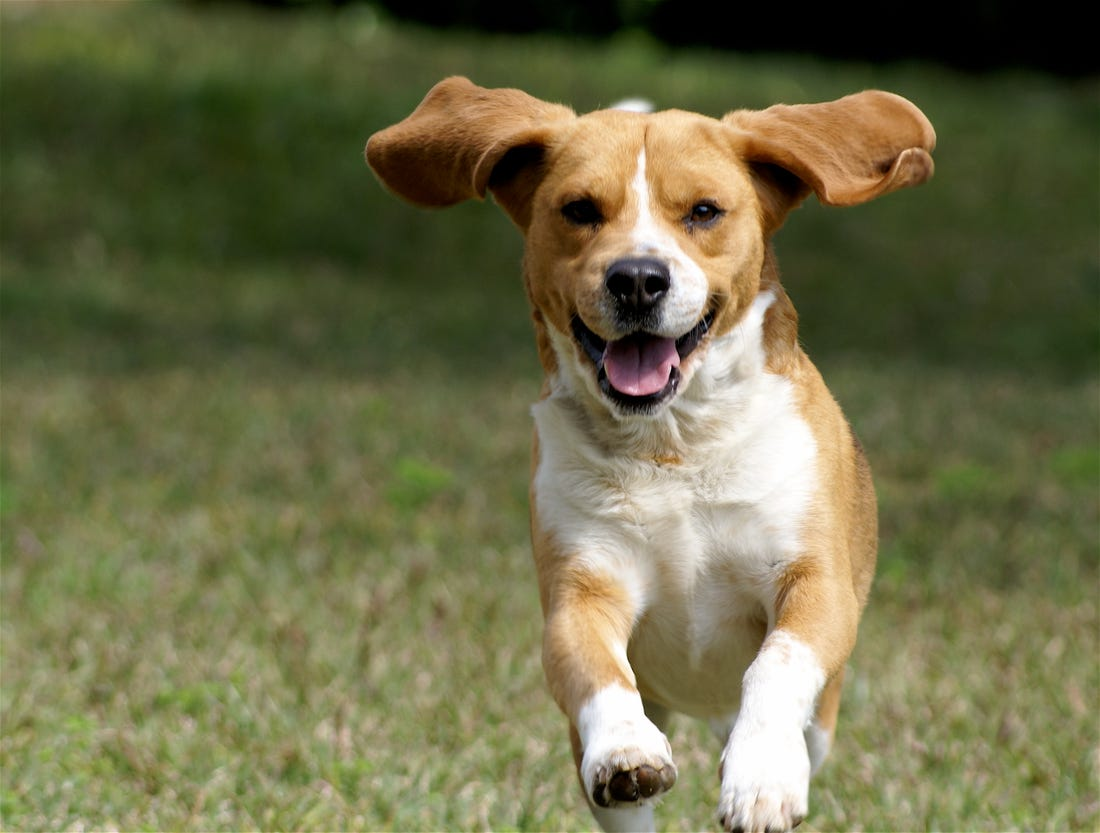
#> input picture data/dog.jpeg, 1100 x 833 px, given in place of the camera
$ jupyter execute --allow-errors '[Participant] digit_recognizer.ipynb'   (text cells are left out)
#> lines starting #> are read from the running program, lines starting #| are printed output that depends on the picture; after the words box and inside, x2 and y2 are one past the last pixel; in counts of white or black regions, pixels touching at a corner belong together
[cell 1]
# NumPy - math library for handling matrices and arrays
import numpy as np

# MNIST dataset containing over 60 000 training and 10 000 test examples
from keras.datasets import mnist

# OpenCV - Opensource Computer Vision library
import cv2 as cv

# Matplotlib's PyPlot - visualization library
import matplotlib.pyplot as plt

# Pandas - Data Analysis library
import pandas as pd

#  Keras is Tensorflow's high level API for Deep Learning
from keras.models import Sequential
from keras.layers import Conv2D
from keras.layers import MaxPool2D
from keras.layers import Dense
from keras.layers import Activation
from keras.layers import Flatten
from keras.utils import to_categorical

#> (a cell that did not finish here is left out)

[cell 3]
def visualize_distribution(data):
    df = pd.DataFrame.from_records([data])
    df = df.T
    df.rename(columns = {0: 'target'}, inplace=True)
    count = df['target'].value_counts().sort_index()
    count.plot.bar(color=plt.cm.Paired(np.arange(len(count))))

#> (a cell that did not finish here is left out)

#> (a cell that did not finish here is left out)

#> (a cell that did not finish here is left out)

#> (a cell that did not finish here is left out)

#> (a cell that did not finish here is left out)

#> (a cell that did not finish here is left out)

#> (a cell that did not finish here is left out)

#> (a cell that did not finish here is left out)

#> (a cell that did not finish here is left out)

#> (a cell that did not finish here is left out)

#> (a cell that did not finish here is left out)

#> (a cell that did not finish here is left out)

#> (a cell that did not finish here is left out)

#> (a cell that did not finish here is left out)

#> (a cell that did not finish here is left out)

#> (a cell that did not finish here is left out)

[cell 20]
'''
history = model.fit(
    x_train,
    y_train,
    epochs=10,
    batch_size=32,
    verbose=1
)

# Visualize accuracy and loss during training
plt.plot(history.history['accuracy'])
plt.plot(history.history['loss'])
plt.title('model accuracy')
plt.ylabel('accuracy')
plt.xlabel('epoch')
plt.legend(['training', 'loss'], loc='best')
plt.show()
'''

#> (a cell that did not finish here is left out)

[cell 22]
#model.load_weights('models/simple_fnn_30_epochs.h5')

#> (a cell that did not finish here is left out)

[cell 24]
# MNIST PREPROCESSING
# Inspired by Ole Kröger (https://bit.ly/3jPiBMY)
import math
from scipy import ndimage


def get_best_shift(img):
    center_y , center_x = ndimage.measurements.center_of_mass(img)

    rows, cols = img.shape
    shift_y = np.round(rows//2 - center_y)
    shift_x = np.round(cols//2 - center_x)

    return shift_x, shift_y


def shift(img, sx, sy):
    rows,cols = img.shape
    M = np.float32([[1,0,sx],[0,1,sy]])
    shifted = cv.warpAffine(img,M,(cols,rows))
    return shifted


def mnist_preprocessing(image, dim=28, box=20):
    resized_image = cv.resize(image, dsize=(dim, dim), interpolation=cv.INTER_LINEAR)
    gray = np.asarray(cv.cvtColor(resized_image, cv.COLOR_BGR2GRAY))
    gray = 255 - gray
    gray = cv.resize(gray, (dim, dim))
    _, thresh = cv.threshold(gray, 128, 255, cv.THRESH_BINARY + cv.THRESH_OTSU)


    while np.sum(gray[0]) == 0:
        gray = gray[1:]

    while np.sum(gray[:,0]) == 0:
        gray = np.delete(gray, 0, 1)

    while np.sum(gray[-1]) == 0:
        gray = gray[:-1]

    while np.sum(gray[:,-1]) == 0:
        gray = np.delete(gray, -1, 1)

    rows,cols = gray.shape

    if rows > cols:
        factor = box/rows
        rows = box
        cols = int(round(cols*factor))
        gray = cv.resize(gray, (cols,rows))
    else:
        factor = box/cols
        cols = box
        rows = int(round(rows*factor))
        gray = cv.resize(gray, (cols, rows))

    colsPadding = (int(math.ceil((dim - cols)/2.0)),int(math.floor((dim - cols)/2.0)))
    rowsPadding = (int(math.ceil((dim - rows)/2.0)),int(math.floor((dim - rows)/2.0)))
    gray = np.pad(gray, (rowsPadding, colsPadding), 'constant')

    shiftx,shifty = get_best_shift(gray)
    shifted = shift(gray,shiftx,shifty)

    normalized_img = normalize(shifted)

    return shifted

[cell 25]
def predict_single_image(model, img):
    img = np.expand_dims(img, axis=0)     # --> (1, 28, 28)
    img = np.reshape(img, [1, 28, 28, 1]) # --> (1, 28, 28, 1)
    pred = model.predict(img)
    label = np.argmax(pred[:1])

    return label

[cell 26]
cap = cv.VideoCapture(0)

init_frame_read_correctly, init_frame = cap.read()
#> init_frame is the input picture: shape (833, 1100, 3); mean B, G, R 74, 109.4, 110.7
if not init_frame_read_correctly:
        print("No frames to read...")


bounding_box = (init_frame.shape[1]//4, init_frame.shape[0]//4,
                init_frame.shape[1]//2, init_frame.shape[0]//2)
#> bounding_box = (275, 208, 550, 416)
#> `cv.rectangle(frame, point1, point2, (255, 255, 0), 2)`:
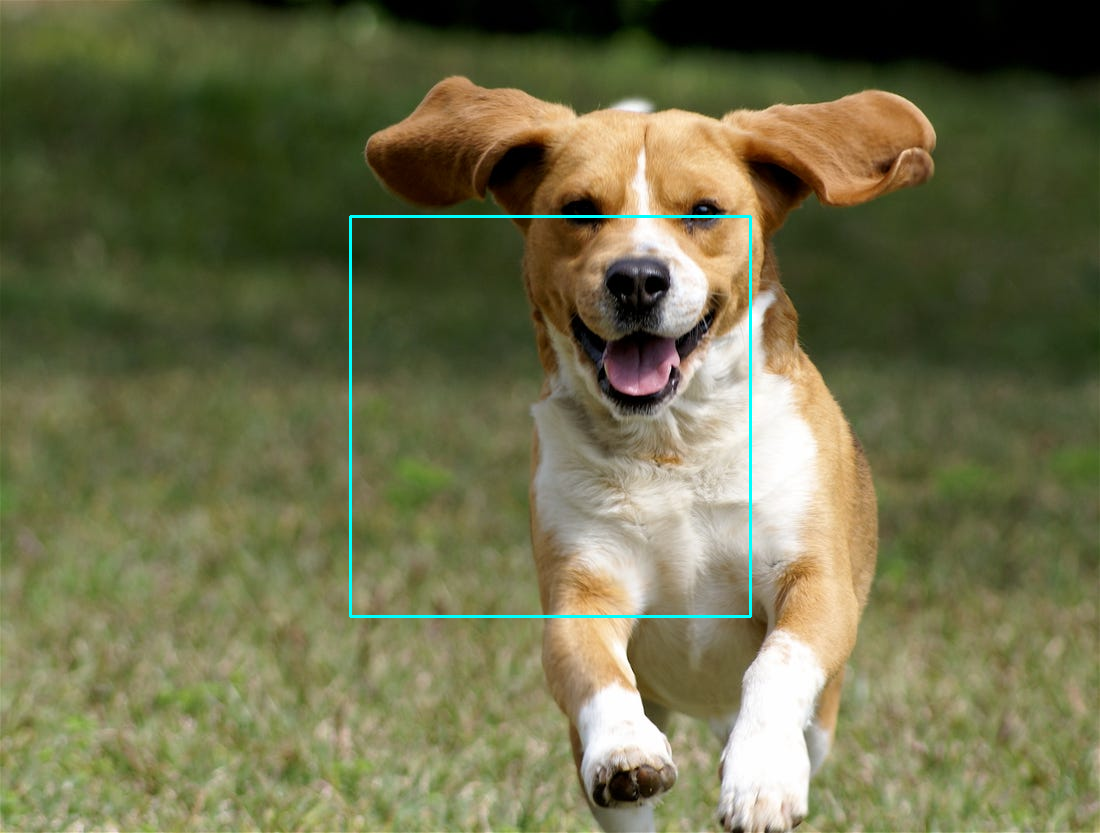
#> frame: shape (833, 1100, 3); 0.52% of pixels changed, all inside (x1, y1, x2, y2) = (349, 215, 752, 618)
#> `new_ROI = frame[frame.shape[0]//2 - wh :frame.shape[0]//2 + wh, frame...`:
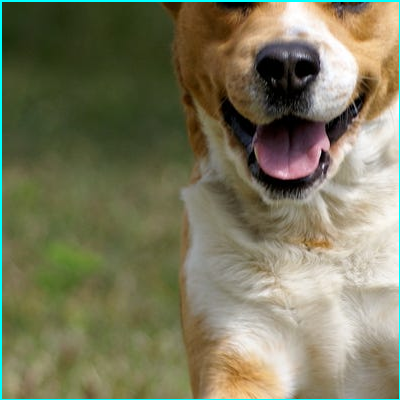
#> new_ROI: shape (400, 400, 3); mean B, G, R 92.9, 120.4, 122.4

#> (the rest of this cell did not finish here and is left out)

#> in mnist_preprocessing, `resized_image = cv.resize(image, dsize=(dim, dim), interpolation=cv.IN..`:
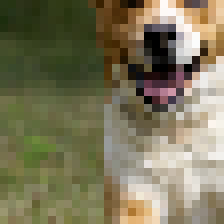
#> resized_image: shape (28, 28, 3) (shown 8 times larger); mean B, G, R 90, 118, 123.7
#> in mnist_preprocessing, `gray = np.asarray(cv.cvtColor(resized_image, cv.COLOR_BGR2GRAY))`:
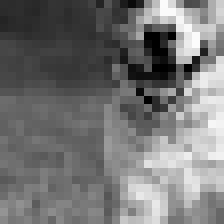
#> gray: shape (28, 28) (shown 8 times larger); min 0, max 252, mean 116.5
#> in mnist_preprocessing, `gray = 255 - gray`:
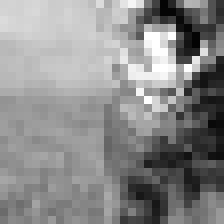
#> gray: shape (28, 28) (shown 8 times larger); min 3, max 255, mean 138.5
#> in mnist_preprocessing, `_, thresh = cv.threshold(gray, 128, 255, cv.THRESH_BINARY + cv.THRESH_..`:
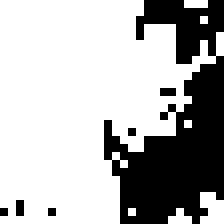
#> thresh: shape (28, 28) (shown 8 times larger); 70.2% white; 6 black regions (5 under 20 px), largest, box (x1, y1, x2, y2) and area: (13, 0, 28, 28) 227
#> in mnist_preprocessing, `gray = cv.resize(gray, (cols, rows))`:
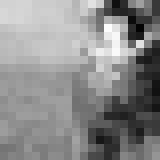
#> gray: shape (20, 20) (shown 8 times larger); min 3, max 253, mean 138.3
#> in mnist_preprocessing, `gray = np.pad(gray, (rowsPadding, colsPadding), 'constant')`:
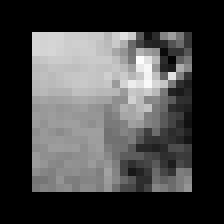
#> gray: shape (28, 28) (shown 8 times larger); min 0, max 253, mean 70.6
#> in get_best_shift, `center_y , center_x = ndimage.measurements.center_of_mass(img)`: center_y = 12.57; center_x = 12.17
#> in get_best_shift, `shift_y = np.round(rows//2 - center_y)`: shift_y = 1
#> in get_best_shift, `shift_x = np.round(cols//2 - center_x)`: shift_x = 2
#> in mnist_preprocessing, `shiftx,shifty = get_best_shift(gray)`: shifty = 1
#> in shift, `M = np.float32([[1,0,sx],[0,1,sy]])`: M = [[1, 0, 2], [0, 1, 1]]
#> in shift, `shifted = cv.warpAffine(img,M,(cols,rows))`:
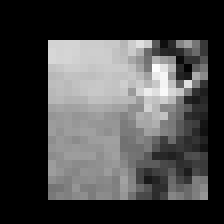
#> shifted: shape (28, 28) (shown 8 times larger); min 0, max 253, mean 70.6
        label = predict_single_image(model, img)

        cv.namedWindow('processed', 0)
        cv.imshow('processed', img)

    except Exception as e:
        print(f"Exception occured:\n{e}")
        pass


    # Display the resulting pred
    cv.putText(frame,
               f"{label}",
               org=(point2[0] - 75, point2[1] + 75),
               fontFace=cv.FONT_HERSHEY_PLAIN,
               fontScale=5,
               color=(255, 255, 0),
               thickness=2,
               lineType=cv.LINE_AA
              )

    cv.namedWindow('frame', 0)
    cv.resizeWindow('frame', 640, 480)
    cv.imshow('frame', frame)
    #cv.imshow('box', new_ROI)

    # Listen for keypress
    # SINCE OpenCV videoCapture inside a Jupyter Notebook Kernel is 'kinda broken'
    # one needs to quit the OpenCV-windows hard..
    # MacOS --> CMD+Q
    # MacOS --> ALT+F4
    if cv.waitKey(1) & 0xFF == ord('q'):
        break


# Release the capture afterward
cap.release()
cv.destroyAllWindows()
